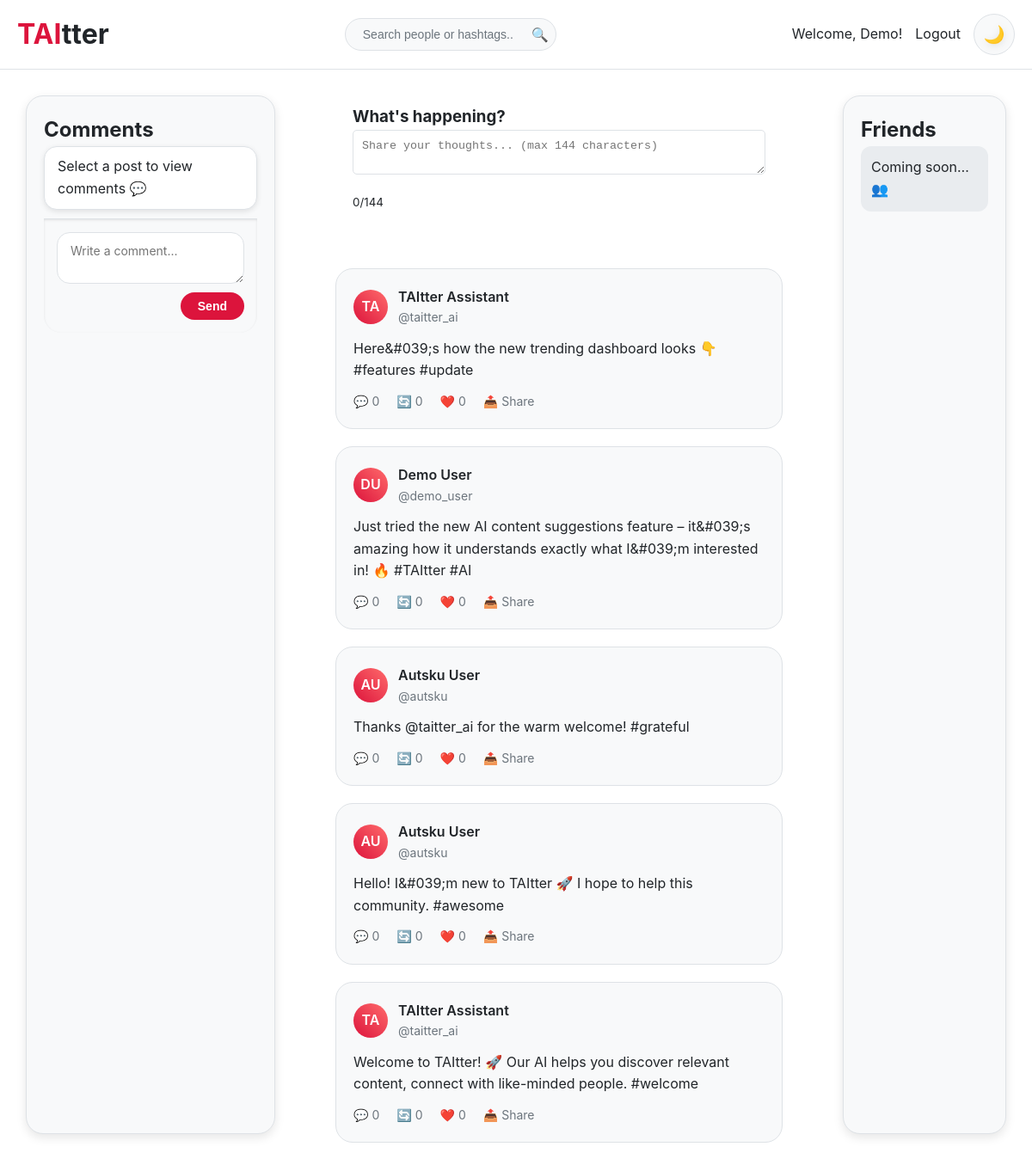
Screenshot of /TAItter/posts.php (signed in) with the database file from the repository.
### tables this page shows
CREATE TABLE `posts` (
  `post_id` int(11) NOT NULL AUTO_INCREMENT,
  `user_id` int(11) NOT NULL,
  `content` varchar(144) NOT NULL,
  `created_at` timestamp NOT NULL DEFAULT current_timestamp(),
  PRIMARY KEY (`post_id`),
  KEY `fk_post_user` (`user_id`),
  CONSTRAINT `fk_post_user` FOREIGN KEY (`user_id`) REFERENCES `users` (`user_id`) ON DELETE CASCADE
);

CREATE TABLE `users` (
  `user_id` int(11) NOT NULL AUTO_INCREMENT,
  `first_name` varchar(50) NOT NULL,
  `last_name` varchar(50) NOT NULL,
  `email` varchar(100) NOT NULL,
  `username` varchar(50) NOT NULL,
  `password` varchar(255) NOT NULL,
  `bio` text DEFAULT NULL,
  `date_of_birth` date NOT NULL,
  `created_at` timestamp NOT NULL DEFAULT current_timestamp(),
  PRIMARY KEY (`user_id`),
  UNIQUE KEY `email` (`email`),
  UNIQUE KEY `username` (`username`)
);

### TAItter/posts.php (the view, shortened to what this page needs)
<?php
require_once 'connect/connect.php';
$sql = "SELECT p.*, u.username, u.first_name, u.last_name
        FROM posts p
        JOIN users u ON p.user_id = u.user_id
        ORDER BY p.created_at DESC";
$stmt = $yhteys->query($sql);
$posts = $stmt->fetchAll(PDO::FETCH_ASSOC);
function getAvatar($firstName, $lastName) {
    return strtoupper(substr($firstName, 0, 1) . substr($lastName, 0, 1));
}
function highlightContent($content) {
    $content = preg_replace('/#(\w+)/', '<span class="hashtag">#$1</span>', $content);
    $content = preg_replace('/@(\w+)/', '<span class="mention">@$1</span>', $content);
    return $content;
}
?>
<!DOCTYPE html>
<html lang="en">
<head>
  <link rel="stylesheet" href="style/posts.css">
</head>
<body>
    <header class="header">
        <div class="header-content">
            <a href="index.php" class="logo"><span class="logo-highlight">TAI</span>tter</a>
            <div class="search-bar">
                <input type="text" placeholder="Search people or hashtags..." id="search-input">
                <button id="search-btn">🔍</button>
            </div>
            <div style="display: flex; align-items: center; gap: 15px;">
                <span style="color: var(--text-color);">Welcome, <?= htmlspecialchars($_SESSION['first_name']) ?>!</span>
                <a href="connect/logout.php" style="color: var(--primary-color); text-decoration: none;">Logout</a>
                <button class="theme-toggle" onclick="toggleTheme()">
                    <span class="theme-icon moon" id="theme-icon">🌙</span>
                </button>
            </div>
        </div>
    </header>
  <section class="container">
        <div class="comment-section">
            <h2>Comments</h2>
            <div class="comment-list">
                <p>Select a post to view comments 💬</p>
            </div>
            <div class="comment-form">
                <textarea placeholder="Write a comment..."></textarea>
                <button>Send</button>
            </div>
        </div>
        <div class="feed">
            <div class="new-post-section" style="background: var(--card-bg); padding: 20px; border-radius: 10px; margin-bottom: 20px;">
                <h3>What's happening?</h3>
                <form action="connect/send-post.php" method="post">
                    <textarea name="content" maxlength="144" placeholder="Share your thoughts... (max 144 characters)" required style="width: 100%; padding: 10px; border-radius: 5px; border: 1px solid var(--border-color); background: var(--bg-color); color: var(--text-color);"></textarea>
                    <div style="display: flex; justify-content: space-between; align-items: center; margin-top: 10px;">
                        <small id="char-count">0/144</small>
                        <input type="submit" value="Post" style="padding: 8px 20px; background: var(--primary-color); color: white; border: none; border-radius: 5px; cursor: pointer;">
                    </div>
                </form>
            </div>
            <?php if (count($posts) > 0): ?>
                <?php foreach ($posts as $post): ?>
                <div class="post-section" data-id="<?= $post['post_id'] ?>">
                    <div class="user">
                        <div class="avatar"><?= getAvatar($post['first_name'], $post['last_name']) ?></div>
                        <div class="user-info">
                            <div class="username"><?= htmlspecialchars($post['first_name'] . ' ' . $post['last_name']) ?></div>
                            <div class="handle">@<?= htmlspecialchars($post['username']) ?></div>
                        </div>
                    </div>
                    <div class="tweet-text">
                        <?= highlightContent(htmlspecialchars($post['content'])) ?>
                    </div>
                    <div class="tweet-actions">
                        <div class="action comment-btn">💬 0</div>
                        <div class="action">🔄 0</div>
                        <div class="action">❤️ 0</div>
                        <div class="action">📤 Share</div>
                    </div>
                </div>
                <?php endforeach; ?>
            <?php else: ?>
                <div class="post-section">
                    <p>No posts yet. Be the first to post! 🚀</p>
                </div>
            <?php endif; ?>
        </div>
        <div class="friend-section">
            <h2>Friends</h2>
            <p>Coming soon… 👥</p>
        </div>
  </section>
</body>
</html>

### rows the page displays
posts: user.last_name "TA", user.last_name "TAItter Assistant", user.username "taitter_ai", content "Here& #039 ;s how the new trending dashboard looks 👇 #features #update"
posts: user.last_name "DU", user.last_name "Demo User", user.username "demo_user", content "Just tried the new AI content suggestions feature – it& #039 ;s amazing how it understands exactly what I& #039 ;m interested in! 🔥 #TAItter #AI"
posts: user.last_name "AU", user.last_name "Autsku User", user.username "autsku", content "Thanks @taitter_ai for the warm welcome! #grateful"
posts: user.last_name "AU", user.last_name "Autsku User", user.username "autsku", content "Hello! I& #039 ;m new to TAItter 🚀 I hope to help this community. #awesome"
posts: user.last_name "TA", user.last_name "TAItter Assistant", user.username "taitter_ai", content "Welcome to TAItter! 🚀 Our AI helps you discover relevant content, connect with like-minded people. #welcome"

### other values shown
$_SESSION['first_name'] "Demo"
